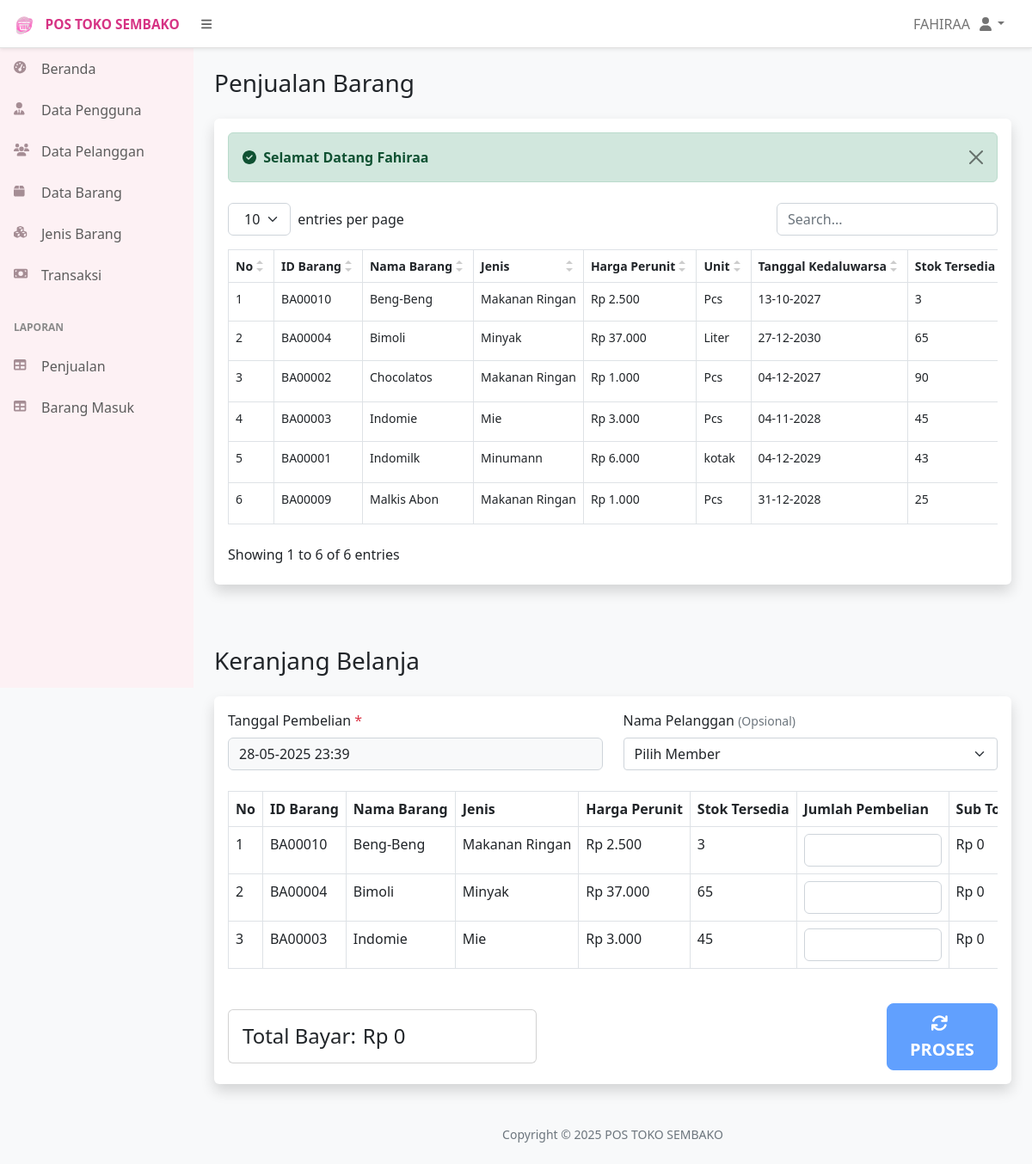
Page /media.php?page=data_penjualan_barang (signed in) on the committed database.
### tables this page shows
CREATE TABLE `barang` (
  `id_barang` char(7) NOT NULL,
  `id_jenis_barang` char(7) DEFAULT NULL,
  `nama_barang` varchar(255) DEFAULT NULL,
  `unit` varchar(255) DEFAULT NULL,
  `harga` int(20) DEFAULT NULL,
  `jumlah` int(11) NOT NULL,
  `tanggal_masuk` date DEFAULT NULL,
  `kedaluwarsa` date DEFAULT NULL
);

CREATE TABLE `jenis_barang` (
  `id_jenis_barang` char(7) NOT NULL,
  `jenis_barang` varchar(255) DEFAULT NULL
);

CREATE TABLE `penjualan` (
  `id_penjualan` int(11) NOT NULL,
  `id_struk` char(13) DEFAULT NULL,
  `id_pelanggan` int(11) DEFAULT NULL,
  `id_user` int(11) DEFAULT NULL,
  `id_barang` char(7) DEFAULT NULL,
  `tanggal_pembelian` datetime DEFAULT NULL,
  `jumlah_pembelian` int(11) DEFAULT NULL,
  `status_pembelian` enum('Terjual','Belum Terjual') NOT NULL
);

### data_penjualan_barang.php (the view, shortened to what this page needs)
<div class="container-fluid px-4">
    <div class="row g-4">
        <div class="col-md-12">
            <div class="d-flex justify-content-between align-items-center gap-2 my-4">
                <h3 class="mb-0">Penjualan Barang</h3>
            </div>
            <div class="card border-0 shadow mb-4">
                <div class="card-body">
                    <?php include "alerts.php" ?>
                    <table id="datatablesSimple">
                        <thead>
                            <tr>
                                <th>No</th>
                                <th>ID Barang</th>
                                <th>Nama Barang</th>
                                <th>Jenis</th>
                                <th>Harga Perunit</th>
                                <th>Unit</th>
                                <th>Tanggal Kedaluwarsa</th>
                                <th>Stok Tersedia</th>
                            </tr>
                        </thead>
                        <tbody>
                            <?php
                            $no = 1;
                          $sqlBarang = "SELECT
                barang.id_barang,
                barang.nama_barang,
                jenis_barang.jenis_barang,
                barang.harga,
                barang.unit,
                barang.kedaluwarsa,
                barang.jumlah
             FROM barang
             INNER JOIN jenis_barang ON jenis_barang.id_jenis_barang = barang.id_jenis_barang
             WHERE barang.jumlah > 0
             ORDER BY barang.nama_barang ASC";
                            $queryBarang = mysqli_query($koneksi, $sqlBarang);
                            while ($data = mysqli_fetch_array($queryBarang)) :
                            ?>
                                <tr>
                                    <td><?= $no++ ?></td>
                                    <td><?= $data['id_barang'] ?></td>
                                    <td><?= $data['nama_barang'] ?></td>
                                    <td><?= $data['jenis_barang'] ?></td>
                                    <td><?= 'Rp ' . number_format($data['harga'], 0, ',', '.') ?></td>
                                    <td><?= $data['unit'] ?></td>
                                    <td><?= date('d-m-Y', strtotime($data['kedaluwarsa'])) ?></td>
                                    <td><span id="stokTersedia_<?= $data['id_barang'] ?>"><?= $data['jumlah'] ?></span></td>
                                </tr>
                            <?php endwhile ?>
                        </tbody>
                    </table>
                </div>
            </div>
        </div>
        <div class="col-md-12">
            <div class="d-flex justify-content-between align-items-center gap-2 my-4">
                <h3 class="mb-0">Keranjang Belanja</h3>
            </div>
            <div class="card border-0 shadow mb-4">
                <div class="card-body">
                    <?php
                    $sqlPenjualan = "SELECT * FROM penjualan
                                        INNER JOIN barang ON penjualan.id_barang=barang.id_barang
                                        INNER JOIN jenis_barang ON barang.id_jenis_barang=jenis_barang.id_jenis_barang
                                        WHERE status_pembelian='Belum Terjual'
                                        ORDER BY nama_barang ASC";
                    $queryPenjualan = mysqli_query($koneksi, $sqlPenjualan);
                    if (mysqli_num_rows($queryPenjualan) > 0):
                    ?>
                        <form method="post" action="controller.php">
                            <div class="row g-4 mb-4">
                                <div class="col-md-6">
                                    <div class="form-group">
                                        <label class="form-label" for="tanggal_pembelian">Tanggal Pembelian <span class="text-danger">*</span></label>
                                        <input class="form-control bg-light" name="tanggal_pembelian" value="<?= date('d-m-Y H:i'); ?>" id="tanggal_pembelian" type="datetime" readonly />
                                    </div>
                                </div>
<div class="col-md-6">
    <div class="form-group">
        <label class="form-label" for="id_pelanggan">Nama Pelanggan <small class="text-muted">(Opsional)</small></label>
    </div>
</div>
                            </div>
                            <div class="table-responsive mb-4">
                                <table class="table table-bordered table-nowrap">
                                    <thead>
                                        <tr>
                                            <th>No</th>
                                            <th>ID Barang</th>
                                            <th>Nama Barang</th>
                                            <th>Jenis</th>
                                            <th>Harga Perunit</th>
                                            <th>Stok Tersedia</th>
                                            <th style="width: 10rem;">Jumlah Pembelian</th>
                                            <th>Sub Total</th>
                                        </tr>
                                    </thead>
                                    <tbody>
                                        <?php
                                        $no = 1;
                                        while ($data = mysqli_fetch_array($queryPenjualan)) :
                                        ?>
                                            <tr>
                                                <td><?= $no++ ?></td>
                                                <td><?= $data['id_barang'] ?></td>
                                                <td><?= $data['nama_barang'] ?></td>
                                                <td><?= $data['jenis_barang'] ?></td>
                                                <td><?= 'Rp ' . number_format($data['harga'], 0, ',', '.') ?></td>
                                                <td><span id="salinanStokTersedia_<?= $data['id_barang'] ?>"></span></td>
                                                <td>
                                                    <input class="form-control" type="number" name="jumlah_pembelian[<?= $data['id_barang'] ?>]" id="jumlah_pembelian_<?= $data['id_barang'] ?>" value="<?= $jumlahPembelian ?>" min="0" required style="width: 10rem;">
                                                </td>
                                                <td>
                                                    <span id="subTotal_<?= $data['id_barang'] ?>">Rp 0</span>
                                                </td>
                                            </tr>
                                        <?php endwhile ?>
                                    </tbody>
                                </table>
                            </div>
                            <div class="row g-4 align-items-center">
                                <div class="col-md-10">
                                    <div class="row justify-content-start">
                                        <div class="col-md-6">
                                            <div class="card">
                                                <div class="card-body">
                                                    <div class="d-flex gap-2">
                                                        <h4 class="mb-0">Total Bayar:</h4>
                                                        <h4 id="totalBayar" class="mb-0">Rp 0</h4>
                                                    </div>
                                                </div>
                                            </div>
                                        </div>
                                    </div>
                                </div>
                                <div class="col-md-2">
                                    <button id="prosesButton" class="btn btn-lg btn-primary w-100 fw-semibold" type="submit" name="tambah_penjualan" disabled>
                                        <i class="fas fa-arrows-rotate me-1"></i> PROSES
                                    </button>
                                </div>
                            </div>
                        </form>
                    <?php else: ?>
                        <div class="alert alert-warning text-center my-4" role="alert">
                            <strong class="text-capitalize"><i class="fas fa-triangle-exclamation me-1"></i> Belum ada barang di keranjang!</strong>
                        </div>
                    <?php endif ?>
                </div>
            </div>
        </div>
    </div>
</div>

### media.php (shortened to what this page needs)
<!DOCTYPE html>
<html lang="en">
<head>
    <link href="assets/css/datatables-simple.css" rel="stylesheet" />
    <link href="assets/css/styles.css" rel="stylesheet" />
    <link href="assets/css/select2.min.css" rel="stylesheet" />
    <link href="assets/css/select2-bootstrap-5-theme.min.css" rel="stylesheet" />
</head>
<body class="sb-nav-fixed bg-light">
<nav class="sb-topnav navbar navbar-expand navbar-light bg-white shadow-sm">
        <a class="navbar-brand ps-3" href="media.php">
            <img src="assets/img/hijau.png" alt="Logo" width="24" height="24" class="me-2">
            <small>POS TOKO SEMBAKO</small>
        </a>
        <button class="btn btn-link btn-sm order-1 order-lg-0 me-4 me-lg-0" id="sidebarToggle" href="#!"><i
                class="fas fa-bars"></i></button>
        <ul class="navbar-nav ms-auto me-3 me-lg-4">
            <li class="nav-item dropdown">
                <a class="nav-link dropdown-toggle" id="navbarDropdown" href="#" role="button" data-bs-toggle="dropdown"
                    aria-expanded="false"><span class="text-uppercase d-none d-lg-inline"><?= $_SESSION['nama_user']; ?></span><i
                        class="fas fa-user fa-fw ms-2"></i></a>
            </li>
        </ul>
    </nav>
    <div id="layoutSidenav">
        <div id="layoutSidenav_nav">
            <nav class="sb-sidenav accordion sb-sidenav-dark" id="sidenavAccordion">
                <div class="sb-sidenav-menu">
                    <div class="nav">
                        <a class="nav-link" href="media.php">
                            <div class="sb-nav-link-icon"><i class="fas fa-tachometer-alt"></i></div>
                            Beranda
                        </a>
                            <a class="nav-link" href="media.php?page=data_user">
            <div class="sb-nav-link-icon"><i class="fas fa-user-tie"></i></div>
            Data Pengguna
        </a>
                            <a class="nav-link" href="media.php?page=data_pelanggan">
                                <div class="sb-nav-link-icon"><i class="fas fa-users"></i></div>
                                Data Pelanggan
                            </a>
                        <a class="nav-link" href="media.php?page=data_barang">
                            <div class="sb-nav-link-icon"><i class="fas fa-box"></i></div>
                            Data Barang
                        </a>
                            <a class="nav-link" href="media.php?page=data_jenis_barang">
                                <div class="sb-nav-link-icon"><i class="fas fa-cubes"></i></div>
                                Jenis Barang
                            </a>
                        <a class="nav-link" href="media.php?page=data_penjualan_barang">
                            <div class="sb-nav-link-icon"><i class="fas fa-money-bill"></i></div>
                            Transaksi
                        </a>
                        <div class="sb-sidenav-menu-heading">Laporan</div>
                        <a class="nav-link" href="media.php?page=data_transaksi_penjualan">
                            <div class="sb-nav-link-icon"><i class="fas fa-table"></i></div>
                            Penjualan
                        </a>
                            <a class="nav-link" href="media.php?page=data_riwayat_barang">
                                <div class="sb-nav-link-icon"><i class="fas fa-table"></i></div>
                                Barang Masuk
                           </a>
                    </div>
                </div>
            </nav>
        </div>
        <div id="layoutSidenav_content">
            <main>
                <?php include "konten.php" ?>
            </main>
            <footer class="py-4 mt-auto">
                <div class="container-fluid px-4">
                    <div class="d-flex align-items-center justify-content-center small">
                        <div class="text-muted">Copyright &copy; <?= date('Y'); ?> POS TOKO SEMBAKO</div>
                    </div>
                </div>
            </footer>
        </div>
    </div>
</body>
</html>

### konten.php
<?php
if (isset($_GET['page'])) {
    $page = $_GET['page'];
    if (file_exists("$page.php")) {
        include "$page.php";
    } else {
        echo "<script>window.location.href = '404.php';</script>";
    }
} else {
    include "beranda.php";
}

### alerts.php (shortened to what this page needs)
<?php if (isset($_SESSION['success'])): ?>
    <div class="alert alert-success alert-dismissible fade show mb-4" role="alert">
        <strong class="text-capitalize"><i class="fas fa-circle-check me-1"></i> <?= $_SESSION['success']; ?></strong>
        <button type="button" class="btn-close" data-bs-dismiss="alert" aria-label="Tutup"></button>
    </div>
<?php endif ?>

### assets/css/datatables-simple.css (style rules this page uses)
.datatable-table { max-width: 100%; width: 100%; border-spacing: 0; border-collapse: separate }

### rows in the picture
barang: id_barang "BA00010", nama_barang "Beng-Beng", id_jenis_barang.jenis_barang "Makanan Ringan", harga "2.500", unit "Pcs", kedaluwarsa "13-10-2027", jumlah "3"
barang: id_barang "BA00004", nama_barang "Bimoli", id_jenis_barang.jenis_barang "Minyak", harga "37.000", unit "Liter", kedaluwarsa "27-12-2030", jumlah "65"
barang: id_barang "BA00002", nama_barang "Chocolatos", id_jenis_barang.jenis_barang "Makanan Ringan", harga "1.000", unit "Pcs", kedaluwarsa "04-12-2027", jumlah "90"
barang: id_barang "BA00003", nama_barang "Indomie", id_jenis_barang.jenis_barang "Mie", harga "3.000", unit "Pcs", kedaluwarsa "04-11-2028", jumlah "45"
barang: id_barang "BA00001", nama_barang "Indomilk", id_jenis_barang.jenis_barang "Minumann", harga "6.000", unit "kotak", kedaluwarsa "04-12-2029", jumlah "43"
barang: id_barang "BA00009", nama_barang "Malkis Abon", id_jenis_barang.jenis_barang "Makanan Ringan", harga "1.000", unit "Pcs", kedaluwarsa "31-12-2028", jumlah "25"
penjualan: id_barang.id_barang "BA00010", id_barang.nama_barang "Beng-Beng", jenis_barang.jenis_barang "Makanan Ringan", id_barang.harga "2.500"
penjualan: id_barang.id_barang "BA00004", id_barang.nama_barang "Bimoli", jenis_barang.jenis_barang "Minyak", id_barang.harga "37.000"
penjualan: id_barang.id_barang "BA00003", id_barang.nama_barang "Indomie", jenis_barang.jenis_barang "Mie", id_barang.harga "3.000"

### other values in the picture
$_SESSION['nama_user'] "FAHIRAA"
$_SESSION['success'] "Selamat Datang Fahiraa"
